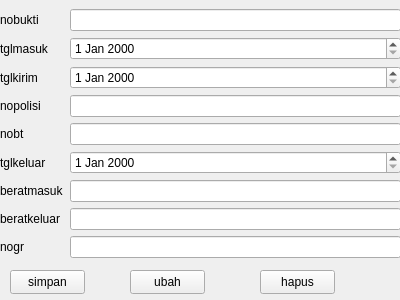
<?xml version="1.0" encoding="UTF-8"?>
<ui version="4.0">
 <class>Formbuktitimbangan</class>
 <widget class="QWidget" name="Formbuktitimbangan">
  <property name="geometry">
   <rect>
    <x>0</x>
    <y>0</y>
    <width>400</width>
    <height>300</height>
   </rect>
  </property>
  <property name="windowTitle">
   <string>Form</string>
  </property>
  <widget class="QWidget" name="formLayoutWidget">
   <property name="geometry">
    <rect>
     <x>0</x>
     <y>9</y>
     <width>401</width>
     <height>251</height>
    </rect>
   </property>
   <layout class="QFormLayout" name="formLayout">
    <item row="0" column="0">
     <widget class="QLabel" name="nobuktiLabel">
      <property name="text">
       <string>nobukti</string>
      </property>
     </widget>
    </item>
    <item row="0" column="1">
     <widget class="QLineEdit" name="nobuktiLineEdit"/>
    </item>
    <item row="1" column="0">
     <widget class="QLabel" name="tglmasukLabel">
      <property name="text">
       <string>tglmasuk</string>
      </property>
     </widget>
    </item>
    <item row="1" column="1">
     <widget class="QDateEdit" name="tglmasukDateEdit"/>
    </item>
    <item row="2" column="0">
     <widget class="QLabel" name="tglkirimLabel">
      <property name="text">
       <string>tglkirim</string>
      </property>
     </widget>
    </item>
    <item row="2" column="1">
     <widget class="QDateEdit" name="tglkirimDateEdit"/>
    </item>
    <item row="3" column="0">
     <widget class="QLabel" name="nopolisiLabel">
      <property name="text">
       <string>nopolisi</string>
      </property>
     </widget>
    </item>
    <item row="3" column="1">
     <widget class="QLineEdit" name="nopolisiLineEdit"/>
    </item>
    <item row="4" column="0">
     <widget class="QLabel" name="nobtLabel">
      <property name="text">
       <string>nobt</string>
      </property>
     </widget>
    </item>
    <item row="4" column="1">
     <widget class="QLineEdit" name="nobtLineEdit"/>
    </item>
    <item row="5" column="0">
     <widget class="QLabel" name="tglkeluarLabel">
      <property name="text">
       <string>tglkeluar</string>
      </property>
     </widget>
    </item>
    <item row="5" column="1">
     <widget class="QDateEdit" name="tglkeluarDateEdit"/>
    </item>
    <item row="6" column="0">
     <widget class="QLabel" name="beratmasukLabel">
      <property name="text">
       <string>beratmasuk</string>
      </property>
     </widget>
    </item>
    <item row="6" column="1">
     <widget class="QLineEdit" name="beratmasukLineEdit"/>
    </item>
    <item row="7" column="0">
     <widget class="QLabel" name="beratkeluarLabel">
      <property name="text">
       <string>beratkeluar</string>
      </property>
     </widget>
    </item>
    <item row="7" column="1">
     <widget class="QLineEdit" name="beratkeluarLineEdit"/>
    </item>
    <item row="8" column="0">
     <widget class="QLabel" name="nogrLabel">
      <property name="text">
       <string>nogr</string>
      </property>
     </widget>
    </item>
    <item row="8" column="1">
     <widget class="QLineEdit" name="nogrLineEdit"/>
    </item>
   </layout>
  </widget>
  <widget class="QPushButton" name="pushButton">
   <property name="geometry">
    <rect>
     <x>10</x>
     <y>270</y>
     <width>75</width>
     <height>24</height>
    </rect>
   </property>
   <property name="text">
    <string>simpan</string>
   </property>
  </widget>
  <widget class="QPushButton" name="pushButton_2">
   <property name="geometry">
    <rect>
     <x>130</x>
     <y>270</y>
     <width>75</width>
     <height>24</height>
    </rect>
   </property>
   <property name="text">
    <string>ubah</string>
   </property>
  </widget>
  <widget class="QPushButton" name="pushButton_3">
   <property name="geometry">
    <rect>
     <x>260</x>
     <y>270</y>
     <width>75</width>
     <height>24</height>
    </rect>
   </property>
   <property name="text">
    <string>hapus</string>
   </property>
  </widget>
 </widget>
 <resources/>
 <connections/>
</ui>
